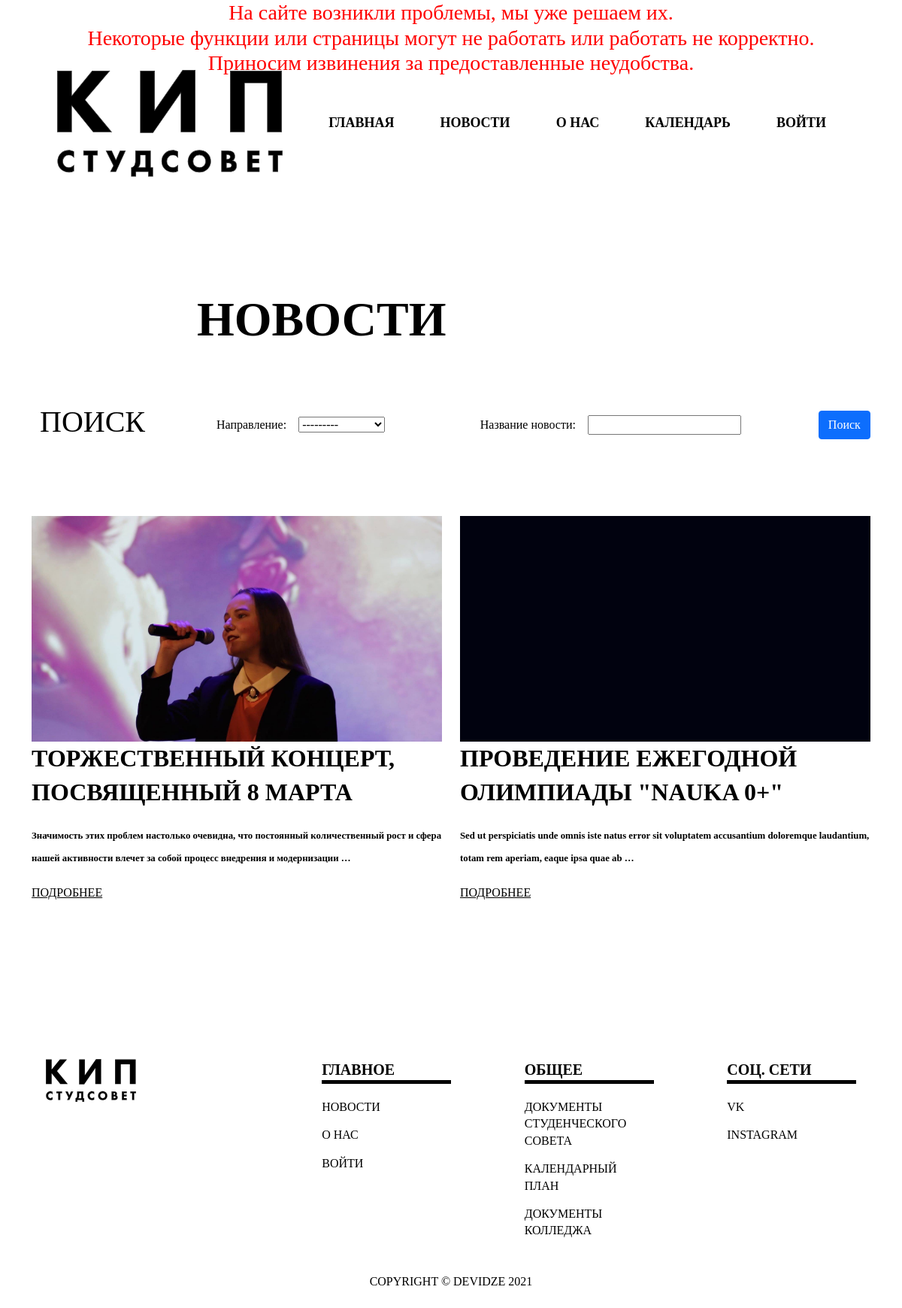
Page /news/ on the committed database.
### accounts/models.py (models this page shows, shortened)
class New(models.Model):
    tags        = models.ForeignKey(Tag, null = True, blank = True, on_delete = models.SET_NULL)
    event       = models.ForeignKey(Event, blank=True, null=True, on_delete=models.SET_NULL)
    name        = models.CharField(max_length=200,  blank=True, null=True)
    main_text   = models.CharField(max_length=300, blank=True, null=True)
    text        = RichTextField(max_length=3000, blank=True, null=True)
    link        = models.CharField(max_length=200, blank=True, null=True)
    photo       = models.ImageField(default='rec.png', null=True, blank=True)
    date_created     = models.DateTimeField(auto_now_add=True, null=True)

### accounts/views.py (the view)
# urls.py: path('news/', views.news, name="news"),
def news(request):
    news_list = New.objects.all().order_by('date_created')
    myFilter = NewsFilter(request.GET, queryset = news_list)
    news_list = myFilter.qs
    context = {
        'news_list':news_list, 'myFilter':myFilter
    }
    return render(request, 'accounts/pages/news.html', context)

### accounts/models.py (called while the page is built)
    def __str__(self):
        return self.name

### accounts/templates/accounts/pages/news.html (shortened to what this page needs)
{% extends 'accounts/main.html' %}
{% load static %}
{% block content %}
<section class="promo row">
    <div class="col-12 col-sm-7 promo-header">
        Новости
    </div>
</section>
<div class="row">
    <form method="get">
        <table>
            <tr>
                <th><h1>ПОИСК</h1></th>
                <th>Направление:&nbsp&nbsp&nbsp&nbsp{{myFilter.form.tags}}</th>
                <th>Название новости:&nbsp&nbsp&nbsp&nbsp{{myFilter.form.name}}</th>
                <th><button class="btn btn-primary" type="submit">Поиск</button></th>
            </tr>
        </table>
    </form>
</div>
<br>
<br>
<br>
<div class="container">
    <section class="events row">
        {% for post in news_list %}
        <div class="col-12 col-md-6 col-lg-6 event-box">
            <img class="profile-pic event-image img-fluid"  src="{{post.photo.url}}">
            <div class="event-header">{{post.name}}</div>
            <div class="event-text">{{post.main_text | truncatewords:20}}</div>
            <div class="event-more"><a class="nav-item-link" href="{% url 'news_about' post.id %}">Подробнее</a></div>
        </div>
        {% endfor %}
    </section>
</div>
{% endblock %}

### static/css/styles.css (style rules this page uses)
body { min-width: 400px; }
table { width: 100%; }
th, td { padding: 15px; text-align: center; border-bottom: 1px black solid; }
@media all { .promo { margin-bottom: 50px; display: flex; justify-content: center; } }
@media all { .event-text { margin-top: 20px; } }
@media all { .event-image { object-fit: cover; width: 900px; height: 450px; object-fit: cover; } }
@media all { .event-more { margin-top: 20px; margin-bottom: 60px; } }
@media all { .events { margin-bottom: 150px; } }
@media all { .event-image { object-fit: cover; width: 900px; height: 300px; } }

### accounts/templates/accounts/pages/news.html (style rules this page uses)
th { border-bottom: 1px solid white }

### rows in the picture
New: photo (picture), name "ТОРЖЕСТВЕННЫЙ КОНЦЕРТ, ПОСВЯЩЕННЫЙ 8 МАРТА", main_text "Значимость этих проблем настолько очевидна, что постоянный количественный рост и сфера нашей активности влечет за собой процесс внедрения и модернизации …"
New: photo (picture), name "ПРОВЕДЕНИЕ ЕЖЕГОДНОЙ ОЛИМПИАДЫ \"NAUKA 0+\"", main_text "Sed ut perspiciatis unde omnis iste natus error sit voluptatem accusantium doloremque laudantium, totam rem aperiam, eaque ipsa quae ab …"
